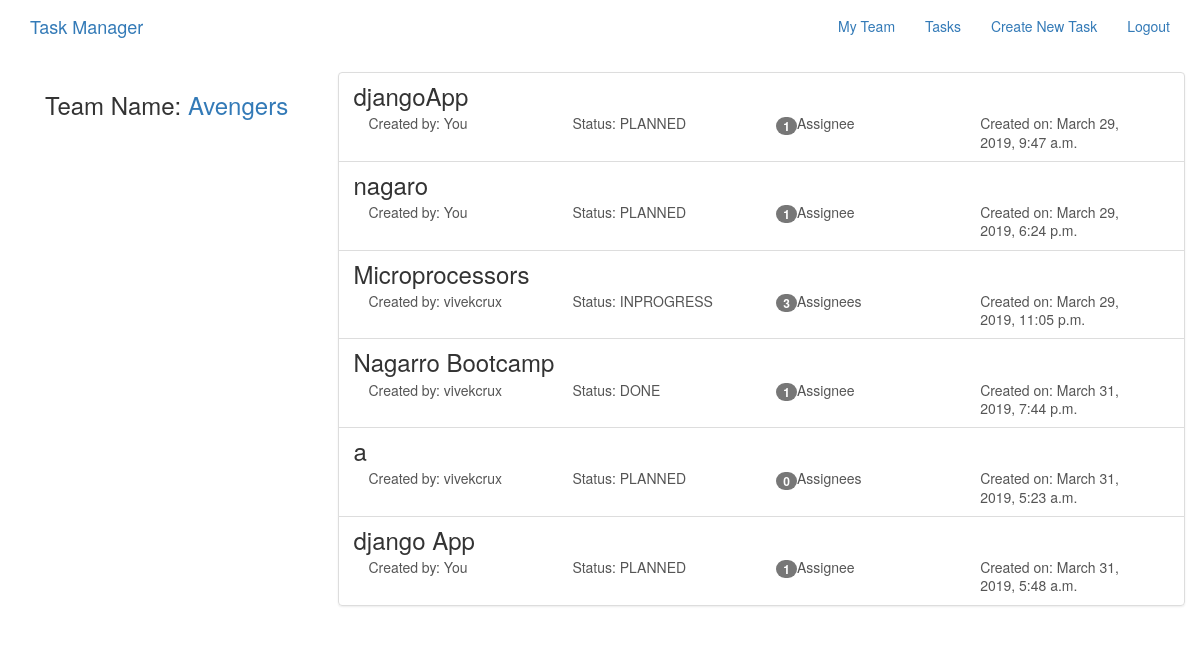
Page /tasks/ (signed in) on the committed database.
### teams/models.py (models this page shows, shortened)
class TeamMember(models.Model):
    team = models.ForeignKey(Team,related_name="memberships",on_delete=models.CASCADE)
    member = models.OneToOneField(User,related_name="members",on_delete=models.CASCADE)
    class Meta:
        unique_together = ("team","member")

class Team(models.Model):
    name = models.CharField(max_length=255,unique=True)
    slug = models.SlugField(allow_unicode=True,unique=True)
    description = models.TextField(blank=True,default='')
    creator = models.OneToOneField(User,related_name="userteam",on_delete=models.CASCADE,blank=True,null=True)
    def __str__(self):
        return self.name

### tasks/models.py (models this page shows, shortened)
class TaskTeam(models.Model):
    task = models.ForeignKey(Task,related_name="tasks",on_delete=models.CASCADE)
    team = models.ForeignKey(Team,related_name="team",on_delete=models.CASCADE)
    class Meta:
        unique_together = ("team","task")

class Task(models.Model):
    title = models.CharField(max_length=255,unique=True)
    description = models.TextField(blank=True,default='')
    STATUS_CHOICES = (
        ("PLANNED", "Planned"),
        ("INPROGRESS", "Inprogress"),
        ("DONE", "Done"),
    )
    status = models.CharField(max_length=10,
                              choices=STATUS_CHOICES,
                              default="PLANNED")
    slug = models.SlugField(allow_unicode=True,unique=True)
    creator = models.ForeignKey(User,related_name="tasks",on_delete=models.CASCADE)
    created_at = models.DateTimeField(auto_now=True)
    assignees = models.ManyToManyField(User,through="TaskAssignees")
    class Meta:
        ordering = ["-created_at"]

### tasks/views.py (the view)
class TaskList(LoginRequiredMixin,generic.ListView):
    model = Task
    def get_context_data(self, **kwargs):
        context = super().get_context_data(**kwargs)
        task_team = None
        try:
            if self.request.user.members.team:
                task_team = TaskTeam.objects.filter(
                    team = self.request.user.members.team
                )
        except User.DoesNotExist:
            raise Http404
        except AttributeError:
            pass
        else:
            context["task_team"] = task_team
        return context

### teams/templatetags/team_tags.py (called while the page is built)
@register.simple_tag(takes_context=True)
def getteam(context):
    try:
        request = context['request']
        user = User.objects.get(username=request.user.username)
        team = user.members.team
    except ObjectDoesNotExist:
        team = None
    return team

### tasks/templates/tasks/task_list.html
{% extends "tasks/task_base.html" %}
{% block pretask %}
<div class="col-md-3">
  {% if request.user.is_authenticated %}
  <div class="card card-with-shadow">
    <div class="content">
      {% if request.user.members.team %}
      <h3>Team Name: <a href="{% url 'teams:single' slug=request.user.members.team.slug %}">{{ request.user.members.team }}</a></h3>
      {% else %}
      <h3>Your tasks</h3>
      {% endif %}
    </div>
  </div>
  {% endif %}
</div>
{% endblock %}
{% block posttask %}
<div class="col-md-9">
  <div class="list-group">
    {% if task_team %}
      {% for taskteam in task_team %}
        {% with task=taskteam.task %}
          {% include "tasks/_task.html" %}
        {% endwith %}
      {% endfor %}
    {% else %}
      {% for task in request.user.tasks.all %}
        {% include "tasks/_task.html" %}
      {% endfor %}
    {% endif %}
  </div>
</div>
{% endblock %}

### tasks/templates/tasks/_task.html
{% load tz %}
<a class="list-group-item" href="{% url 'tasks:single' slug=task.slug %}">
  <h3 class="title list-group-item-heading">{{ task.title }}</h3>
  <div class="list-group-item-text container-fluid">
    <div class="row">
      <div class="col-md-3">
        <span>Created by: {% if request.user == task.creator %}You{% else %}{{ task.creator }}{% endif %}</span>
      </div>
      <div class="col-md-3">
        <span>Status: {{ task.status }}</span>
      </div>
      <div class="col-md-3">
        <strong><span class="badge">{{ task.assignees.count }}</span></strong>Assignee{{ task.assignees.count|pluralize }}
      </div>
      <div class="col-md-3">
        <span>Created on: {{ task.created_at|localtime }}</span>
      </div>
    </div>
  </div>
</a>

### rows in the picture
TaskTeam: task "djangoApp", shows "You", task.status "PLANNED", task.assignees.count "1", task.created_at "March 29, 2019, 9:47 a.m."
TaskTeam: task "nagaro", shows "You", task.status "PLANNED", task.assignees.count "1", task.created_at "March 29, 2019, 6:24 p.m."
TaskTeam: task "Microprocessors", task.creator "vivekcrux", task.status "INPROGRESS", task.assignees.count "3", task.created_at "March 29, 2019, 11:05 p.m."
TaskTeam: task "Nagarro Bootcamp", task.creator "vivekcrux", task.status "DONE", task.assignees.count "1", task.created_at "March 31, 2019, 7:44 p.m."
TaskTeam: task "a", task.creator "vivekcrux", task.status "PLANNED", task.assignees.count "0", task.created_at "March 31, 2019, 5:23 a.m."
TaskTeam: task "django App", shows "You", task.status "PLANNED", task.assignees.count "1", task.created_at "March 31, 2019, 5:48 a.m."

### other values in the picture
{{ request.user.members.team }} "Avengers"
